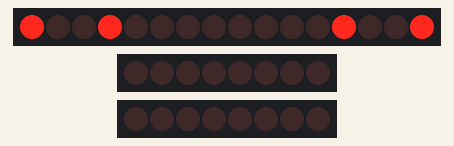
Simulated run of this sketch. Board: Arduino Uno, built with avr-gcc and run on an emulated ATmega328P. On the bench: 16 shift-register outputs drawn as a row of LEDs (first output left, lit = HIGH), 2 × 8 shift-register outputs drawn as a row of LEDs (first output left, lit = HIGH). Wiring (inferred from the names in the program): 2 × shift register (74HC595): data pin 2; shift clock pin 3; latch pin 4; 2 × shift register (74HC595): data pin 7, shift clock pin 8 / data pin 5, shift clock pin 6. Wiring (inferred from the signals the program sends): 3 × row of LEDs: on Q0, Q1, Q2, Q3, Q4, Q5, Q6, Q7, Q8, Q9, Q10, Q11, Q12, Q13, Q14, Q15 / on Q0, Q1, Q2, Q3, Q4, Q5, Q6, Q7 / on Q0, Q1, Q2, Q3, Q4, Q5, Q6, Q7.

Above: at 0.2 s.
At 4.82 s:
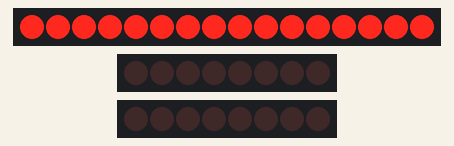
At 7.35 s:
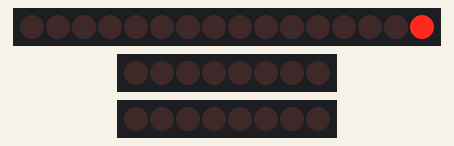
At 8.57 s:
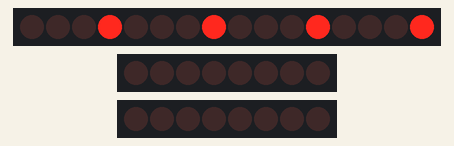
At 21.0 s:
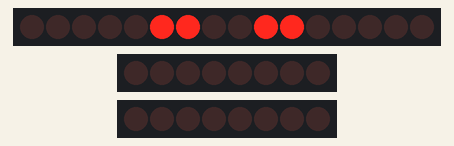
At 33.35 s:
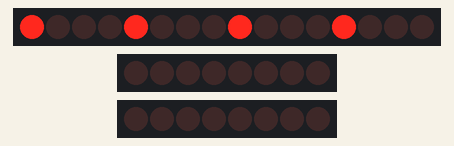
Timing chart, 0 to 40.0 s (numbered marks = the images above):
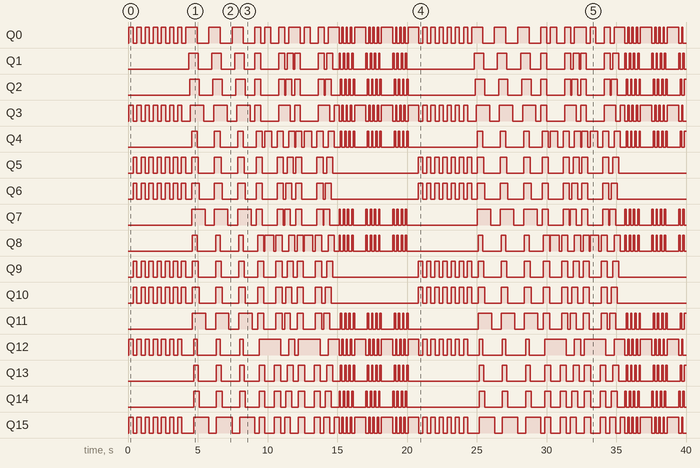

Measured:
- by itself, Q0: LOW → HIGH at 0.04 s, → LOW 0.32 s later, → HIGH 0.28 s later, → LOW 0.30 s later, … (108 changes in this stretch)
- by itself, Q1: LOW → HIGH at 4.3 s, → LOW 0.68 s later, → HIGH 0.98 s later, → LOW 0.67 s later, … (80 changes in this stretch)
- by itself, Q2: LOW → HIGH at 4.4 s, → LOW 0.67 s later, → HIGH 0.97 s later, → LOW 0.68 s later, … (79 changes in this stretch)
- by itself, Q3: LOW → HIGH at 0.04 s, → LOW 0.32 s later, → HIGH 0.28 s later, → LOW 0.30 s later, … (100 changes in this stretch)
- by itself, Q4: LOW → HIGH at 4.6 s, → LOW 0.39 s later, → HIGH 1.3 s later, → LOW 0.40 s later, … (87 changes in this stretch)
- by itself, Q5: LOW → HIGH at 0.36 s, → LOW 0.28 s later, → HIGH 0.30 s later, → LOW 0.30 s later, … (64 changes in this stretch)
- by itself, Q6: LOW → HIGH at 0.36 s, → LOW 0.28 s later, → HIGH 0.30 s later, → LOW 0.30 s later, … (64 changes in this stretch)
- by itself, Q7: LOW → HIGH at 4.6 s, → LOW 0.96 s later, → HIGH 0.68 s later, → LOW 0.96 s later, … (80 changes in this stretch)

The sketch:

LED_Cube_Patterns.ino
```cpp
//   Make a folder named "LED_Cube_Patterns" in the Arduino directory and put this file alongside the "pattern.h' file.
//   The patterns that are to be played is stored in the "patterns.h" file

//   Connect pin 2 of Arduino to pin 14 (data pin) of first shift register
//   Connect pin 3 of Arduino to pin 11 (clock pin) of both shift register
//   Connect pin 4 of Arduino to pin 12 (latch pin) of both shift register
//   The base of the transistor of layer 0, 1, 2, 3 to pin 5, 6, 7, 8 respectively

#include "patterns.h"

int dataPin = 2;
int clockPin = 3;
int latchPin = 4;
int tPins[] = { 5, 6, 7, 8 };

void writeData(uint16_t val) {
  digitalWrite(latchPin, LOW);
  shiftOut(dataPin, clockPin, LSBFIRST, (val & 0xFF));
  shiftOut(dataPin, clockPin, LSBFIRST, (val >> 8));
  digitalWrite(latchPin, HIGH);
}

void writeLayer(int tPin, uint16_t val) {
  writeData(val);
  digitalWrite(tPin, HIGH);
  delayMicroseconds(500);
  digitalWrite(tPin, LOW);
}

template<size_t N>
void displayPattern(const uint16_t (&p)[N][5]) {
  for (int f = 0; f < N; f++) {
    unsigned long duration = pgm_read_word(&(p[f][4]));
    unsigned long startTime = millis();
    while ((millis() - startTime) < duration) {
      writeLayer(tPins[0], pgm_read_word(&(p[f][0])));
      writeLayer(tPins[1], pgm_read_word(&(p[f][1])));
      writeLayer(tPins[2], pgm_read_word(&(p[f][2])));
      writeLayer(tPins[3], pgm_read_word(&(p[f][3])));
    }
  }
}

template<size_t N>
void playPattern(const uint16_t (&p)[N][5], long time) { // time is in seconds
  time *= 1000;
  unsigned long startTime = millis();
  while ((millis() - startTime) < time) {
    displayPattern(p);
  }
}

void setup() {
  pinMode(dataPin, OUTPUT);
  pinMode(clockPin, OUTPUT);
  pinMode(latchPin, OUTPUT);
  for (int i = 0; i < 4; i++) pinMode(tPins[i], OUTPUT);
}

void loop() {
  playPattern(pattern1, 4); // pattern1 is played for 4 seconds
  playPattern(pattern2, 4);
  playPattern(pattern3, 4);
  playPattern(pattern4, 4);
}
```

patterns.h
```cpp
// { layer1, layer2, layer3, layer4, duration }
// Here each layer takes a hexadecimal value corresponding to each LED in a layer. And duration refers to the time that single frame has to be shown.
/*
Ex : if you write 0xF000 (in HEX) -> 1111 0000 0000 0000 (in BIN) which corresponds to the first 4 LEDs
*/

#include <avr/pgmspace.h>

const uint16_t pattern1[][5] PROGMEM = {
  { 0x0, 0x0, 0x0, 0x0, 10 },
  { 0x9009, 0x0, 0x0, 0x0, 70 },
  { 0x0, 0x9009, 0x0, 0x0, 70 },
  { 0x0, 0x0, 0x9009, 0x0, 70 },
  { 0x0, 0x0, 0x0, 0x9009, 70 },
  { 0x0, 0x0, 0x0, 0x660, 70 },
  { 0x0, 0x0, 0x660, 0x0, 70 },
  { 0x0, 0x660, 0x0, 0x0, 70 },
  { 0x660, 0x0, 0x0, 0x0, 70 }
};

const uint16_t pattern2[][5] PROGMEM = {
  { 0x0, 0x0, 0x0, 0x0, 10 },
  { 0x8000, 0x0, 0x0, 0x0, 70 },
  { 0x0, 0x0, 0x0, 0x0, 70 },
  { 0x8000, 0x0, 0x0, 0x0, 70 },
  { 0xC000, 0x0, 0x0, 0x0, 70 },
  { 0xE000, 0x0, 0x0, 0x0, 70 },
  { 0xF000, 0x0, 0x0, 0x0, 70 },
  { 0xFF00, 0x0, 0x0, 0x0, 70 },
  { 0xFFF0, 0x0, 0x0, 0x0, 70 },
  { 0xFFFF, 0x0, 0x0, 0x0, 70 },
  { 0xFFFF, 0xFFFF, 0x0, 0x0, 70 },
  { 0xFFFF, 0xFFFF, 0xFFFF, 0x0, 70 },
  { 0xFFFF, 0xFFFF, 0xFFFF, 0xFFFF, 70 },
  { 0x7777, 0x7777, 0x7777, 0x7777, 70 },
  { 0x3333, 0x3333, 0x3333, 0x3333, 70 },
  { 0x1111, 0x1111, 0x1111, 0x1111, 70 },
  { 0x0, 0x1111, 0x1111, 0x1111, 70 },
  { 0x0, 0x0, 0x1111, 0x1111, 70 },
  { 0x0, 0x0, 0x0, 0x1111, 70 },
  { 0x0, 0x0, 0x0, 0x111, 70 },
  { 0x0, 0x0, 0x0, 0x11, 70 },
  { 0x0, 0x0, 0x0, 0x1, 70 },
  { 0x0, 0x0, 0x0, 0x0, 70 },
  { 0x0, 0x0, 0x0, 0x1, 70 }
};

const uint16_t pattern3[][5] PROGMEM = {
  { 0x0, 0x0, 0x0, 0x0, 10 },
  { 0x0, 0x0, 0x0, 0xF000, 100 },
  { 0x0, 0x0, 0xF000, 0xF00, 100 },
  { 0x0, 0xF000, 0xF00, 0xF0, 100 },
  { 0xF000, 0xF00, 0xF0, 0xF, 100 },
  { 0xF00, 0xF0, 0xF, 0x0, 100 },
  { 0xF0, 0xF, 0x0, 0x0, 100 },
  { 0xF, 0x0, 0x0, 0x0, 100 },

  { 0x8888, 0x0, 0x0, 0x0, 100 },
  { 0x888, 0x8888, 0x0, 0x0, 100 },
  { 0x88, 0x888, 0x8888, 0x0, 100 },
  { 0x8, 0x88, 0x888, 0x8888, 100 },
  { 0x0, 0x8, 0x88, 0x888, 100 },
  { 0x0, 0x0, 0x8, 0x88, 100 },
  { 0x0, 0x0, 0x0, 0x8, 100 },

  { 0x0, 0x0, 0x0, 0xF, 100 },
  { 0x0, 0x0, 0xF, 0xF0, 100 },
  { 0x0, 0xF, 0xF0, 0xF00, 100 },
  { 0xF, 0xF0, 0xF00, 0xF000, 100 },
  { 0xF0, 0xF00, 0xF000, 0x0, 100 },
  { 0xF00, 0xF000, 0x0, 0x0, 100 },
  { 0xF000, 0x0, 0x0, 0x0, 100 },

  { 0x0, 0x0, 0x0, 0x1111, 100 },
  { 0x0, 0x0, 0x1111, 0x2222, 100 },
  { 0x0, 0x1111, 0x2222, 0x4444, 100 },
  { 0x1111, 0x2222, 0x4444, 0x8888, 100 },
  { 0x2222, 0x4444, 0x8888, 0x0, 100 },
  { 0x4444, 0x8888, 0x0, 0x0, 100 },
  { 0x8888, 0x0, 0x0, 0x0, 100 }
};

const uint16_t pattern4[][5] PROGMEM = {
  { 0x0, 0x0, 0x0, 0x0, 10 },
  { 0x9009, 0x0, 0x0, 0x0, 100 },
  { 0x9009, 0x9009, 0x0, 0x0, 100 },
  { 0x9009, 0x9009, 0x9009, 0x0, 100 },
  { 0x9009, 0x9009, 0x9009, 0x9009, 100 },
  { 0x4182, 0x4182, 0x4182, 0x4182, 100 },
  { 0x2814, 0x2814, 0x2814, 0x2814, 100 },
  { 0x9009, 0x9009, 0x9009, 0x9009, 100 },
  { 0x4182, 0x4182, 0x4182, 0x4182, 100 },
  { 0x2814, 0x2814, 0x2814, 0x2814, 100 },
  { 0x9009, 0x9009, 0x9009, 0x9009, 100 },
  { 0x4182, 0x4182, 0x4182, 0x4182, 100 },
  { 0x2814, 0x2814, 0x2814, 0x2814, 100 },
  { 0x9009, 0x9009, 0x9009, 0x9009, 100 },
  { 0x4182, 0x4182, 0x4182, 0x4182, 100 },
  { 0x2814, 0x2814, 0x2814, 0x2814, 100 },
  { 0x9009, 0x9009, 0x9009, 0x9009, 100 },
  { 0x0, 0x9009, 0x9009, 0x9009, 100 },
  { 0x0, 0x0, 0x9009, 0x9009, 100 },
  { 0x0, 0x0, 0x0, 0x9009, 100 }

};
```
